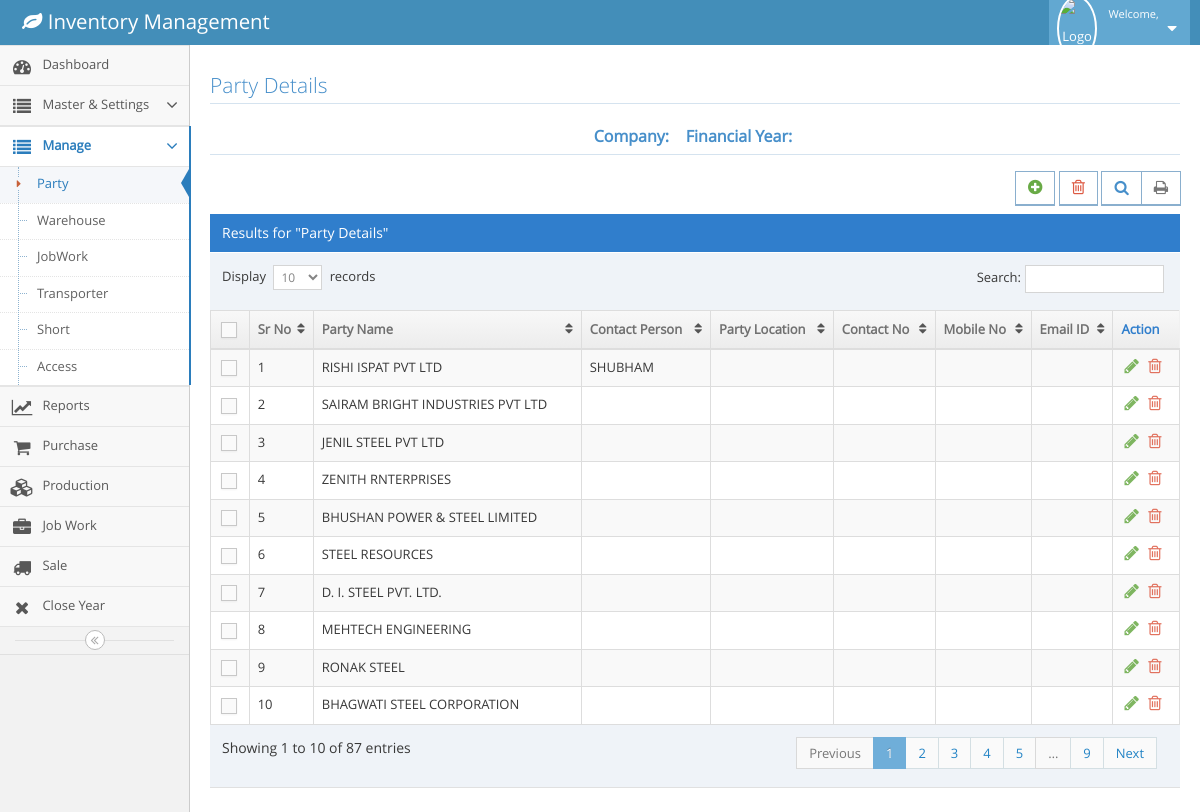
Screenshot of /party.php (signed in) with the database file from the repository.
### tables this page shows
CREATE TABLE `party` (
  `id` int(11) NOT NULL,
  `p_name` text NOT NULL,
  `contactPerson` varchar(100) DEFAULT NULL,
  `p_location` text NOT NULL,
  `contactNo` varchar(20) NOT NULL,
  `mobileNo` varchar(50) NOT NULL,
  `email` varchar(100) NOT NULL,
  `createdOn` timestamp NOT NULL DEFAULT CURRENT_TIMESTAMP,
  `compId` int(11) NOT NULL
);

### party.php (the view, shortened to what this page needs)
<!DOCTYPE html>
<?php
  include('config.php');
  $fy=$_SESSION['fy'];
  $company=$_SESSION['cname'];
?>
<html lang="en">
	<head>
		<link rel="stylesheet" href="assets/css/bootstrap.min.css" />
		<link rel="stylesheet" href="assets/font-awesome/4.5.0/css/font-awesome.min.css" />
		<link rel="stylesheet" href="assets/css/ace.min.css" class="ace-main-stylesheet" id="main-ace-style" />
		<link rel="stylesheet" href="assets/css/ace-skins.min.css" />
		<link rel="stylesheet" href="assets/css/ace-rtl.min.css" />
	</head>
	<body class="no-skin">
		<?php include('navbar.php') ?>
		<div class="main-container ace-save-state" id="main-container">
			<?php include('menubar.php') ?>
			<div class="main-content">
				<div class="main-content-inner">
					<div class="page-content">
								<div class="row">
									<div class="col-xs-12">
										<h3 class="header smaller lighter blue">Party Details</h3>
										<h5 class="header blue lighter bigger" align="center">
												<b>Company:&nbsp; <?php echo $company ?>  &nbsp;
												Financial Year:&nbsp; <?php echo $fy ?> </b>
										</h5>
										<div class="clearfix">
											<div class="pull-right tableTools-container">
												<div class="btn btn-white btn-primary btn-bold">
													<a class="blue" href="addparty.php" data-toggle="tooltip" title="Add">
														<i class="ace-icon fa fa-plus-circle bigger-120 green"></i>
													</a>
												</div>
												<div class="btn btn-white btn-primary btn-bold">
													<a class="blue" href="" data-toggle="tooltip" title="Delete">
														<i class="ace-icon fa fa-trash-o bigger-120 red"></i>
													</a>
												</div>
											</div>
										</div>
										<div class="table-header">
											Results for "Party Details"
										</div>
										<div>
											<table id="dynamic-table" class="table table-striped table-bordered table-hover">
												<thead>
													<tr>
														<th class="center">
															<label class="pos-rel">
																<span class="lbl"></span>
															</label>
														</th>
														<th>Sr No</th>
														<th>Party Name</th>
														<th>Contact Person</th>
														<th>Party Location</th>
														<th>Contact No</th>
														<th>Mobile No</th>
														<th>Email ID</th>
														<th>Action</th>
													</tr>
												</thead>
												<tbody>
													<?php
									            		$query=mysqli_query($conn,"select * from party ");
															$count=0;
															while($row=mysqli_fetch_array($query))
															{
																$count++;
																$id=$row['id'];
																$pname=$row['p_name'];
																$contperson=$row['contactPerson'];
															?>
													<tr>
														<td class="center">
															<label class="pos-rel">
																<span class="lbl"></span>
															</label>
														</td>
														<td><?php echo $count;?></td>
														<td>
															<?php echo $pname;?>
														</td>
														<td>
															<?php echo $contperson;?>
														</td>
														<td>
														</td>
														<td>
														</td>
														<td>
														</td>
														<td>
														</td>
														<td>
															<div class="hidden-sm hidden-xs action-buttons">
																<a class="green" data-toggle="tooltip" title="Edit" href="editparty.php?id=<?php echo $id;?>">
																	<i class="ace-icon fa fa-pencil bigger-130"></i>
																</a>
																<a class="red" data-toggle="tooltip" title="Delete" href="deleteparty.php?id=<?php echo $id;?>">
																	<i class="ace-icon fa fa-trash-o bigger-130"></i>
																</a>
															</div>
														</td>
													</tr>
													<?php
													}
												?>
													</tbody>
												</table>
											</div>
										</div>
									</div>
							</div>
						</div>
					</div>
		</div>
	</body>
</html>

### rows the page displays
party: p_name "RISHI ISPAT PVT LTD", contactPerson "SHUBHAM"
party: p_name "SAIRAM BRIGHT INDUSTRIES PVT LTD"
party: p_name "JENIL STEEL PVT LTD"
party: p_name "ZENITH RNTERPRISES"
party: p_name "BHUSHAN POWER & STEEL LIMITED"
party: p_name "STEEL RESOURCES"
party: p_name "D. I. STEEL PVT. LTD."
party: p_name "MEHTECH ENGINEERING"
party: p_name "RONAK STEEL"
party: p_name "BHAGWATI STEEL CORPORATION"
